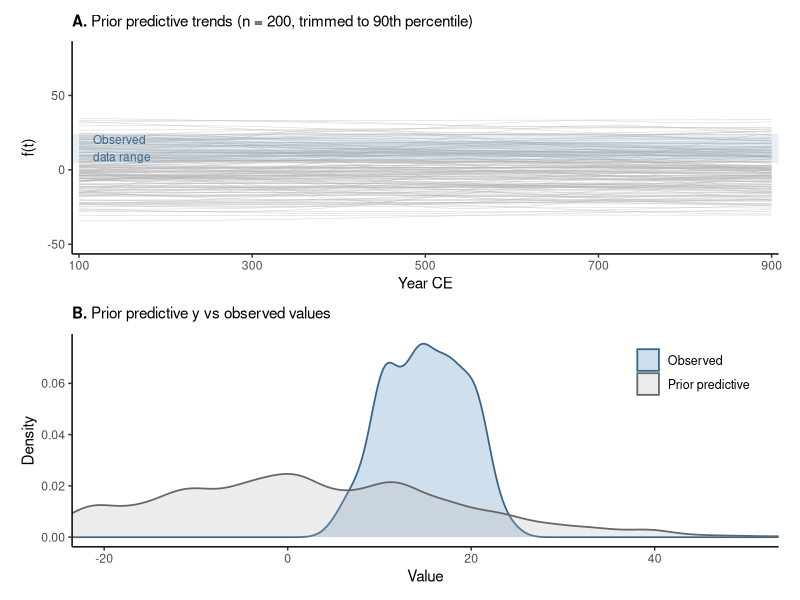

Recreate this plot in R.
#' Purpose: Prior predictive check for the HSGP model. Draw hyperparameters
#'          from the priors, compute GP realisations through the HSGP
#'          parameterisation, and compare the resulting trends and simulated
#'          observations against the observed data range. If the priors are
#'          reasonable the observed values should sit comfortably within the
#'          bulk of the prior predictive distribution.

library(here)
library(tidyverse)
library(patchwork)

set.seed(42)

sim_data <- read_csv(here("Simulations", "Sim_GP", "data", "simulated_data.csv"),
                     show_col_types = FALSE)

# ── HSGP setup (must match sim_hsgp.stan) ────────────────────────────────────

M          <- 20
c_boundary <- 1.5
L          <- c_boundary

time_min   <- min(sim_data$Start_date)
time_max   <- max(sim_data$End_date)
time_range <- time_max - time_min

pred_grid      <- seq(time_min, time_max, by = 5)
x_pred_norm    <- (pred_grid - time_min) / time_range

PHI_fn <- function(x_norm, M, L) {
  m_seq <- seq_len(M)
  sin(outer(pi / (2 * L) * (x_norm + L), m_seq)) / sqrt(L)
}

diagSPD_EQ_fn <- function(alpha, rho, L, M) {
  m_seq <- seq_len(M)
  alpha * sqrt(sqrt(2 * pi) * rho) *
    exp(-0.25 * (rho * pi / (2 * L))^2 * m_seq^2)
}

PHI_mat <- PHI_fn(x_pred_norm, M, L)

# ── Draw from priors ──────────────────────────────────────────────────────────
# Priors from sim_hsgp.stan:
#   mu    ~ normal(0, 15)
#   alpha ~ normal+(0, 10)   [half-normal, truncated at 0]
#   rho   ~ inv_gamma(5, 2.5)
#   sigma ~ exponential(1)
#   z[m]  ~ std_normal()

N_sim <- 200

rinvgamma <- function(n, shape, scale) scale / rgamma(n, shape = shape, rate = 1)

prior_draws <- tibble(
  mu    = rnorm(N_sim, 0, 15),
  alpha = abs(rnorm(N_sim, 0, 10)),
  rho   = rinvgamma(N_sim, shape = 5, scale = 2.5),
  sigma = rexp(N_sim, rate = 1)
)

# ── Compute prior predictive trends and observations ─────────────────────────

trend_list <- vector("list", N_sim)
y_sim_all  <- numeric(0)

for (i in seq_len(N_sim)) {
  z       <- rnorm(M)
  spd     <- diagSPD_EQ_fn(prior_draws$alpha[i], prior_draws$rho[i], L, M)
  beta_gp <- spd * z
  f       <- prior_draws$mu[i] + PHI_mat %*% beta_gp

  trend_list[[i]] <- tibble(
    sim  = i,
    Year = pred_grid,
    f    = as.numeric(f)
  )

  y_sim_all <- c(y_sim_all, rnorm(length(f), f, prior_draws$sigma[i]))
}

trend_df <- bind_rows(trend_list)

# ── Trim extreme draws for legible plot (keep middle 90% by max |f|) ─────────

max_abs_f <- trend_df %>%
  group_by(sim) %>%
  summarise(max_f = max(abs(f)), .groups = "drop") %>%
  filter(max_f <= quantile(max_f, 0.90))

trend_plot_df <- trend_df %>% filter(sim %in% max_abs_f$sim)

# ── Theme ─────────────────────────────────────────────────────────────────────

theme_panel <- theme_classic(base_size = 11) +
  theme(
    plot.title  = element_text(size = 11, face = "bold", hjust = 0),
    plot.margin = margin(5, 10, 5, 10)
  )

# ── Panel A: spaghetti of prior predictive trends ────────────────────────────

obs_range <- range(sim_data$Value)

p_trends <- ggplot() +
  geom_line(data = trend_plot_df,
            aes(x = Year, y = f, group = sim),
            colour = "grey70", linewidth = 0.2, alpha = 0.5) +
  annotate("rect",
           xmin = -Inf, xmax = Inf,
           ymin = obs_range[1], ymax = obs_range[2],
           fill = "steelblue", alpha = 0.12) +
  annotate("text",
           x = time_min + 0.02 * time_range,
           y = mean(obs_range),
           label = "Observed\ndata range",
           hjust = 0, vjust = 0.5, size = 3, colour = "steelblue4") +
  scale_x_continuous(breaks = seq(100, 900, 200), expand = c(0.01, 0)) +
  coord_cartesian(ylim = c(-50, 80)) +
  labs(
    title = expression(bold("A.") ~ "Prior predictive trends (n = 200, trimmed to 90th percentile)"),
    x     = "Year CE",
    y     = "f(t)"
  ) +
  theme_panel

# ── Panel B: density of prior predictive y vs observed y ─────────────────────

density_df <- bind_rows(
  tibble(Source = "Prior predictive", Value = y_sim_all),
  tibble(Source = "Observed",         Value = sim_data$Value)
)

p_density <- ggplot(density_df, aes(x = Value, colour = Source, fill = Source)) +
  geom_density(alpha = 0.25, linewidth = 0.6) +
  scale_colour_manual(values = c("Prior predictive" = "grey40", "Observed" = "steelblue4"),
                      name = NULL) +
  scale_fill_manual(values  = c("Prior predictive" = "grey70", "Observed" = "steelblue"),
                    name = NULL) +
  coord_cartesian(xlim = c(-20, 50)) +
  labs(
    title = expression(bold("B.") ~ "Prior predictive y vs observed values"),
    x     = "Value",
    y     = "Density"
  ) +
  theme_panel +
  theme(
    legend.position = c(0.97, 0.97),
    legend.justification = c(1, 1),
    legend.background = element_rect(fill = alpha("white", 0.8), colour = NA),
    legend.text = element_text(size = 9)
  )

p <- p_trends / p_density

ggsave(here("Simulations", "Sim_GP", "figures", "prior_predictive_check.png"),
       p, width = 10, height = 8, dpi = 300, bg = "white")

cat("Saved to", here("Simulations", "Sim_GP", "figures",
                     "prior_predictive_check.png"), "\n")
